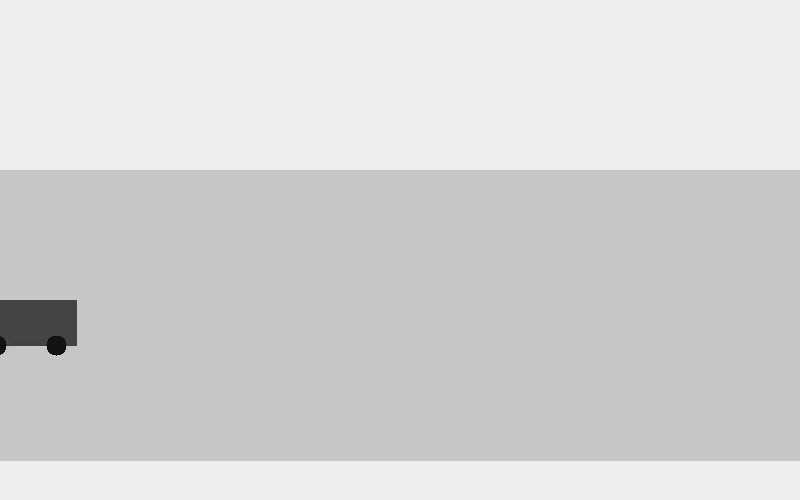
#> input picture frame 22 of tarea 7/video44/autos.mp4, 800 x 500 px
$ python contador_autos.py
#> lines starting #> are read from the running program, lines starting #| are printed output that depends on the picture; after the words box and inside, x2 and y2 are one past the last pixel; in counts of white or black regions, pixels touching at a corner belong together
import cv2
import os

# Carpeta donde está el código
carpeta = os.path.dirname(os.path.abspath(__file__))

# Ruta del video
ruta_video = os.path.join(carpeta, "autos.mp4")

# Abrir video
cap = cv2.VideoCapture(ruta_video)

if not cap.isOpened():
    print("No se pudo abrir el video")
    exit()

# Sustractor de fondo
fondo = cv2.createBackgroundSubtractorMOG2(
    history=100,
    varThreshold=35,
    detectShadows=False
)

contador = 0

# Línea vertical de conteo
linea_x = 400

# Para evitar contar varias veces
centros_contados = []

while True:

    ret, frame = cap.read()
#> frame is the input picture: shape (500, 800, 3); mean B, G, R 211.5, 214.5, 212.5

    if not ret:
        break

    frame = cv2.resize(frame, (800, 500))

    # Aplicar sustracción de fondo
    mascara = fondo.apply(frame)
#> mascara: shape (500, 800); every value is 255

    # Limpiar ruido
    mascara = cv2.GaussianBlur(mascara, (5, 5), 0)

    _, mascara = cv2.threshold(
        mascara,
        180,
        255,
        cv2.THRESH_BINARY
    )

    mascara = cv2.dilate(
        mascara,
        None,
        iterations=2
    )

    # Buscar contornos
    contornos, _ = cv2.findContours(
        mascara,
        cv2.RETR_EXTERNAL,
        cv2.CHAIN_APPROX_SIMPLE
    )
#> contornos = [[[0, 0], [0, 499], [799, 499], [799, 0]]]

    # Dibujar línea vertical
    cv2.line(
        frame,
        (linea_x, 0),
        (linea_x, 500),
        (0, 0, 255),
        3
    )
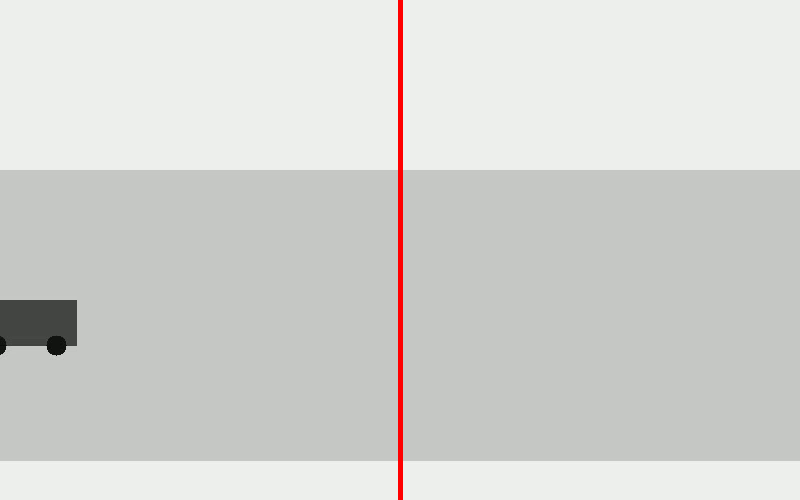
#> frame: shape (500, 800, 3); 0.62% of pixels changed, all inside (x1, y1, x2, y2) = (398, 0, 403, 500)

    for contorno in contornos:

        area = cv2.contourArea(contorno)

        if area < 1200:
            continue

        x, y, w, h = cv2.boundingRect(contorno)

        cx = x + w // 2
        cy = y + h // 2

        # Rectángulo verde
        cv2.rectangle(
            frame,
            (x, y),
            (x + w, y + h),
            (0, 255, 0),
            2
        )

        # Centro azul
        cv2.circle(
            frame,
            (cx, cy),
            5,
            (255, 0, 0),
            -1
        )

        # Si el centro cruza la línea
        if linea_x - 10 < cx < linea_x + 10:

            nuevo = True

            for punto in centros_contados:

                px, py = punto

                distancia = ((cx - px)**2 + (cy - py)**2)**0.5

                if distancia < 80:
                    nuevo = False
                    break

            if nuevo:
                contador += 1
                centros_contados.append((cx, cy))
#> this loop made 1 pass
#> (contorno, area, x, y, w, h, cx, cy) on pass 1: ([[0, 0], [0, 499], [799, 499], [799, 0]], 398701, 0, 0, 800, 500, 400, 250)
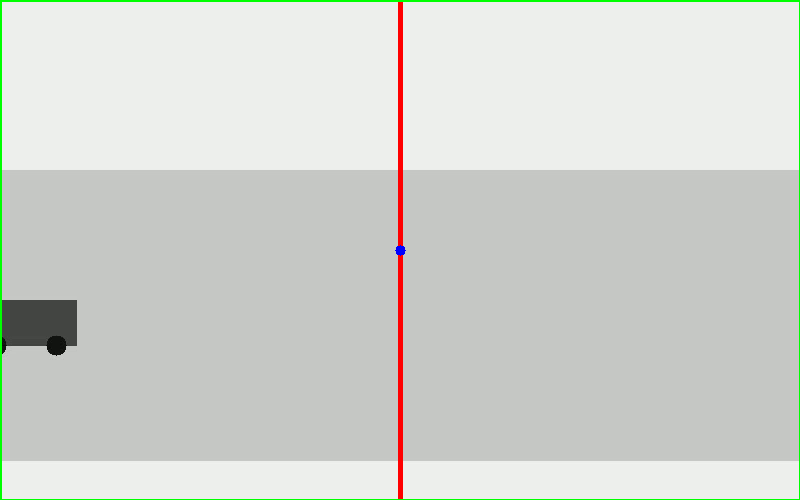
#> frame: shape (500, 800, 3); 0.99% of pixels changed, all inside (x1, y1, x2, y2) = (0, 0, 800, 500)
#> after the loop, centros_contados = [(400, 250)]; contador = 1

    # Mostrar contador
    cv2.putText(
        frame,
        f"Autos: {contador}",
        (20, 50),
        cv2.FONT_HERSHEY_SIMPLEX,
        1,
        (0, 0, 255),
        3
    )
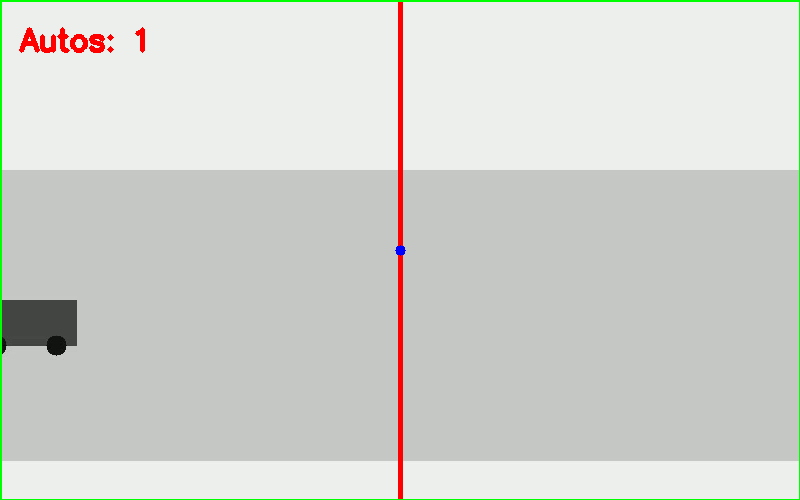
#> frame: shape (500, 800, 3); 0.31% of pixels changed, all inside (x1, y1, x2, y2) = (19, 27, 145, 53)

    cv2.imshow("Contador de autos", frame)
    cv2.imshow("Mascara", mascara)

    if cv2.waitKey(30) & 0xFF == ord('q'):
#> (key q is pressed here)
        break

cap.release()
cv2.destroyAllWindows()

print("Total de autos:", contador)
#| Total de autos: 1

$ run again, starting later in the video
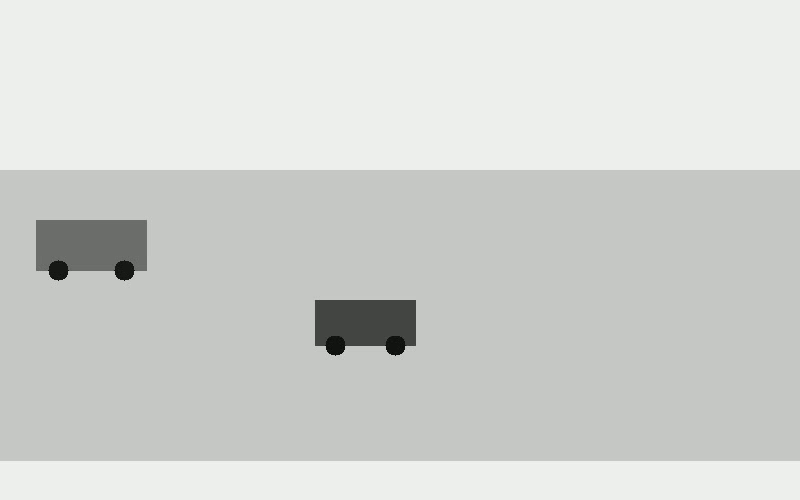
#> input picture frame 99 of tarea 7/video44/autos.mp4, 800 x 500 px
#> frame is the input picture: shape (500, 800, 3); mean B, G, R 209.6, 212.6, 210.6
#> mascara: shape (500, 800); every value is 255
#> contornos = [[[0, 0], [0, 499], [799, 499], [799, 0]]]
#> the loop `for contorno in contornos: ` made 1 pass
#> (contorno, area, x, y, w, h, cx, cy) on pass 1: ([[0, 0], [0, 499], [799, 499], [799, 0]], 398701, 0, 0, 800, 500, 400, 250)
#> after the loop `for contorno in contornos:`:
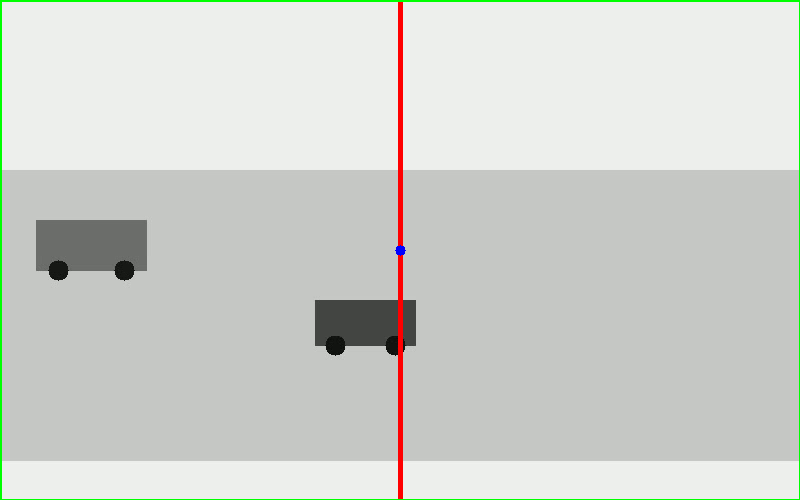
#> frame: shape (500, 800, 3); mean B, G, R 206.2, 211.6, 208.7
#> after the loop `for contorno in contornos:`: centros_contados = [(400, 250)]; contador = 1
#> `cv2.putText( frame, f"Autos: {contador}", (20, 50), cv2.FONT_HERSHEY_S..`:
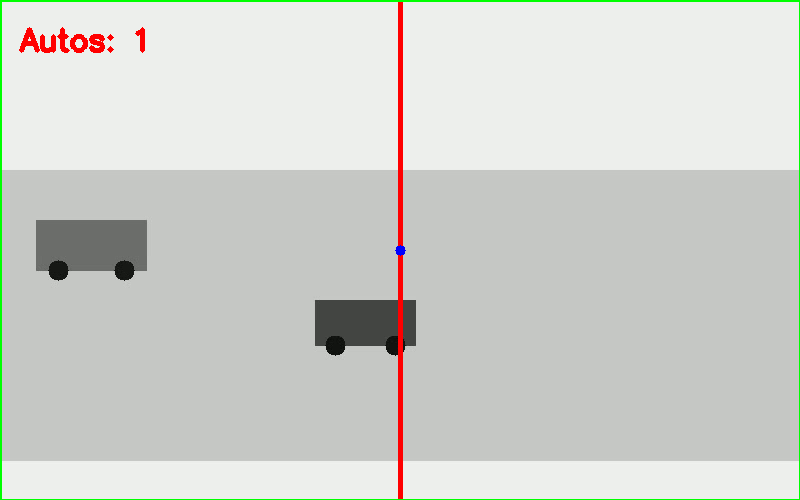
#> frame: shape (500, 800, 3); 0.31% of pixels changed, all inside (x1, y1, x2, y2) = (19, 27, 145, 53)
#| Total de autos: 1

$ run again, starting later in the video
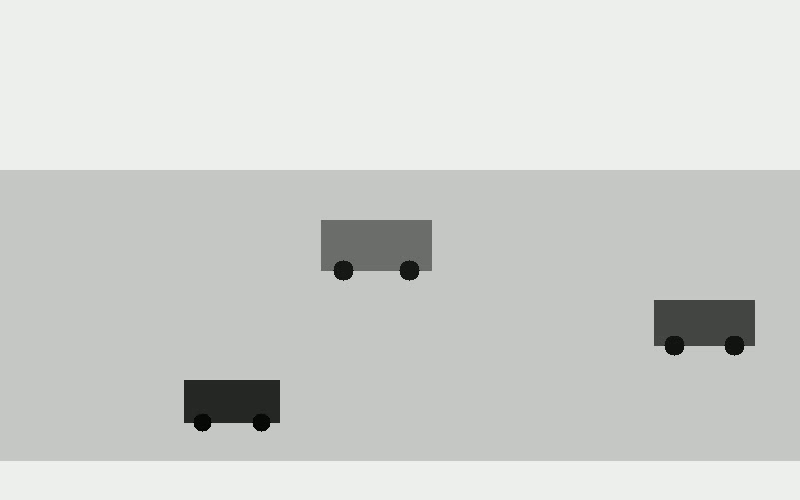
#> input picture frame 176 of tarea 7/video44/autos.mp4, 800 x 500 px
#> frame is the input picture: shape (500, 800, 3); mean B, G, R 207.8, 210.8, 208.8
#> mascara: shape (500, 800); every value is 255
#> contornos = [[[0, 0], [0, 499], [799, 499], [799, 0]]]
#> the loop `for contorno in contornos: ` made 1 pass
#> (contorno, area, x, y, w, h, cx, cy) on pass 1: ([[0, 0], [0, 499], [799, 499], [799, 0]], 398701, 0, 0, 800, 500, 400, 250)
#> after the loop `for contorno in contornos:`:
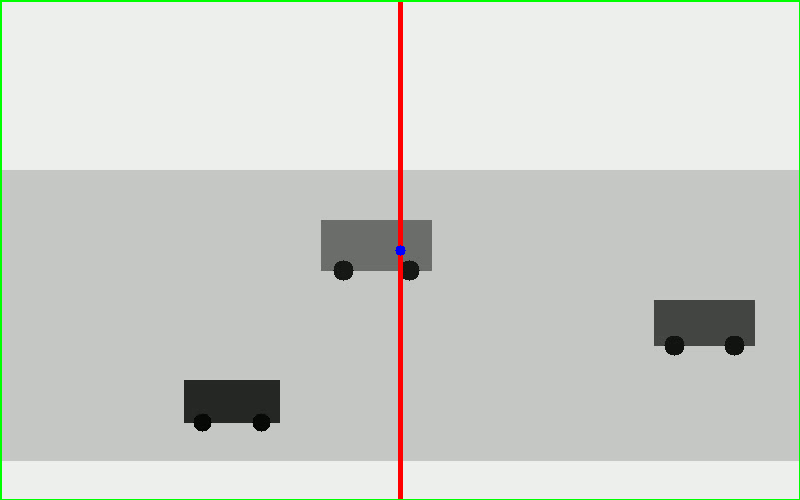
#> frame: shape (500, 800, 3); mean B, G, R 204.4, 209.7, 206.9
#> after the loop `for contorno in contornos:`: centros_contados = [(400, 250)]; contador = 1
#> `cv2.putText( frame, f"Autos: {contador}", (20, 50), cv2.FONT_HERSHEY_S..`:
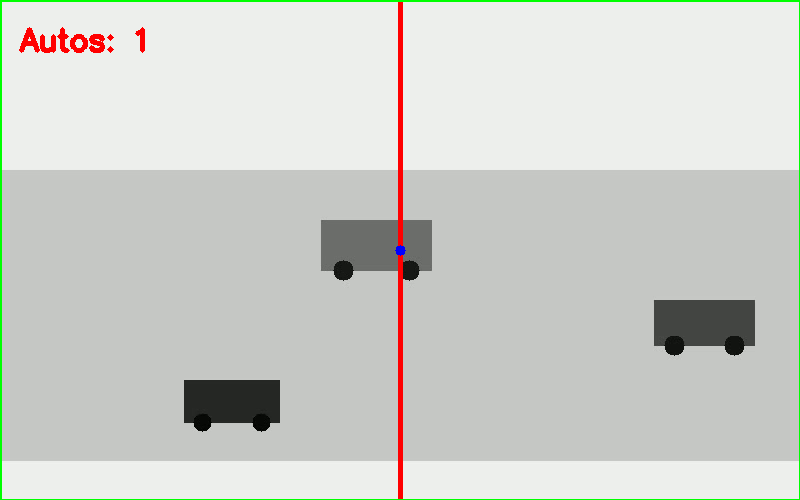
#> frame: shape (500, 800, 3); 0.31% of pixels changed, all inside (x1, y1, x2, y2) = (19, 27, 145, 53)
#| Total de autos: 1
